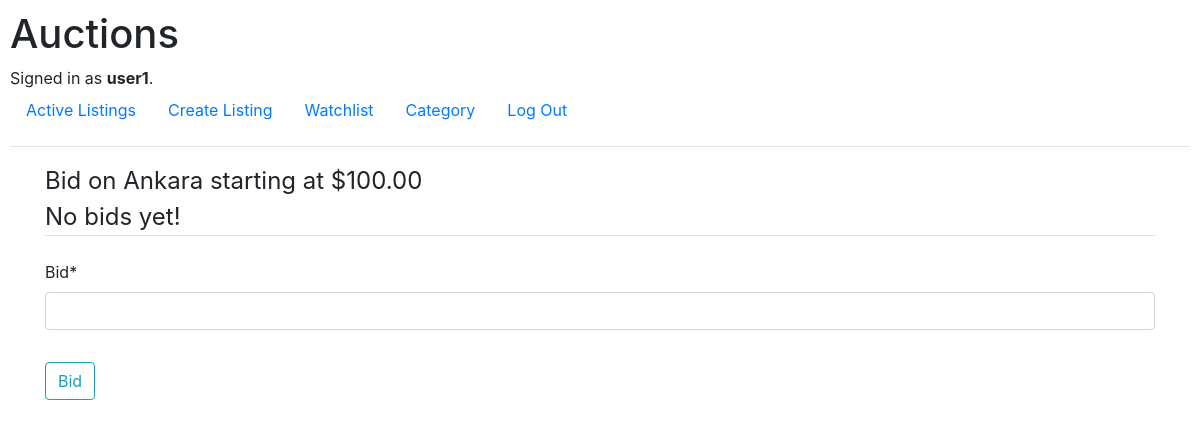
Page /bid/Ankara (signed in) on the committed database.
### auctions/models.py (models this page shows, shortened)
class User(AbstractUser):
    pass

class AuctionListings(models.Model):
    item_name = models.CharField(max_length=100)
    item_description = models.TextField(default='')
    item_price = models.DecimalField(max_digits=8, decimal_places=2)
    date_created = models.DateField(default=datetime.now, blank=False)
    item_image = models.ImageField(default='default.jpg', upload_to='listing_img')
    item_url = models.URLField(blank=True)
    category = models.CharField(max_length=100, choices=CATEGORY_CHOICES, default='default')
    is_active = models.BooleanField(default=True)
    is_closed = models.BooleanField(default=False)
    user = models.ForeignKey(User, on_delete=models.CASCADE)

### auctions/views.py (the view, shortened to what this page needs)
# urls.py: path("bid/<str:name>", views.bid, name="bid"),
@login_required
def bid(request, name):
    listing = AuctionListings.objects.get(item_name=name)
    listing_bid = listing.item_price
    item_id = listing.id
    list_of_user_bids = []
    bid_priced = Bids.objects.filter(item_name=item_id)
    for bid in bid_priced:
        list_of_user_bids.append(bid.item_bid)
    return render(request, 'auctions/bid.html', {
        'form': BidForm(),
        'name': name,
        'listing_bid': listing_bid,
        'highest_bid': max(list_of_user_bids, default=0)
    })

### auctions/forms.py
class BidForm(ModelForm):
    class Meta:
        model = Bids
        fields = ['item_bid']
        labels = {
            'item_bid': ('Bid')
        }

### auctions/templates/auctions/bid.html (shortened to what this page needs)
{% extends "auctions/layout.html" %}
{% load crispy_forms_tags %}
{% block body %}
<div class="container">
    <div class="content-section">
        <form action="{% url 'bid' name %}" method="POST">
            <fieldset class="form-group">
                <legend class="border-bottom mb-4">
                    Bid on {{ name }} starting at ${{ listing_bid }}
                    {% if highest_bid == 0 %}
                        <div> No bids yet! </div>
                    {% else %}
                        <div> Highet bid is: ${{ highest_bid }} </div>
                    {% endif %}
                </legend>
                {{ form|crispy }}
            </fieldset>
            <div class="form-group">
                <button class="btn btn-outline-info" type="submit">Bid</button>
            </div>
        </form>
    </div>
</div>
{% endblock body %}

### auctions/templates/auctions/layout.html (shortened to what this page needs)
{% load static %}
<!DOCTYPE html>
<html lang="en">
    <head>
        <link rel="stylesheet" href="https://stackpath.bootstrapcdn.com/bootstrap/4.4.1/css/bootstrap.min.css">
        <link href="{% static 'auctions/styles.css' %}" rel="stylesheet">
    </head>
    <body>
        <h1>Auctions</h1>
        <div>
            {% if user.is_authenticated %}
                Signed in as <strong>{{ user.username }}</strong>.
            {% else %}
                Not signed in.
            {% endif %}
        </div>
        <ul class="nav">
            <li class="nav-item">
                <a class="nav-link" href="{% url 'index' %}">Active Listings</a>
            </li>
            {% if user.is_authenticated %}
                <li class="nav-item">
                    <a class="nav-link" href="{% url 'create_listing' %}">Create Listing</a>
                </li>
                <li class="nav-item">
                    <a class="nav-link" href="{% url 'watchlist_page' %}">Watchlist</a>
                </li>
                <li class="nav-item">
                    <a class="nav-link" href="{% url 'category' %}">Category</a>
                </li>
                <li class="nav-item">
                    <a class="nav-link" href="{% url 'logout' %}">Log Out</a>
                </li>
            {% endif %}
        </ul>
        <hr>
        {% block body %}
        {% endblock %}
    </body>
</html>

### auctions/static/auctions/styles.css (style rules this page uses)
body { padding: 10px; }

### rows in the picture
User: username "user1"
AuctionListings: item_name "Ankara", item_price "100.00"
